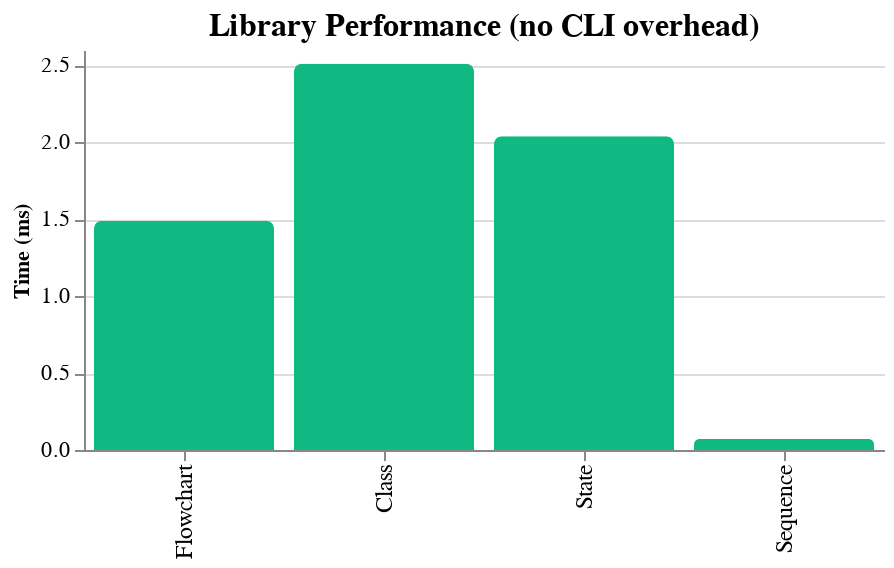

The Vega-Lite source for this figure:
### Vega-Lite specification from a JSON file in a GitHub repository (floating-point values rounded to 4 significant figures)
{"$schema": "https://vega.github.io/schema/vega-lite/v5.json", "title": {"text": "Library Performance (no CLI overhead)", "fontSize": 16}, "width": 400, "height": 200, "data": {"values": [{"diagram": "Flowchart", "time": 1.49, "order": 1}, {"diagram": "Class", "time": 2.51, "order": 2}, {"diagram": "State", "time": 2.04, "order": 3}, {"diagram": "Sequence", "time": 0.072, "order": 4}]}, "mark": {"type": "bar", "cornerRadiusEnd": 4, "color": "#10b981"}, "encoding": {"x": {"field": "diagram", "type": "nominal", "axis": {"title": null, "labelFontSize": 12}, "sort": {"field": "order"}}, "y": {"field": "time", "type": "quantitative", "axis": {"title": "Time (ms)", "labelFontSize": 11}}, "tooltip": [{"field": "diagram"}, {"field": "time", "title": "Time (ms)", "format": ".3f"}]}, "config": {"view": {"stroke": null}}}
